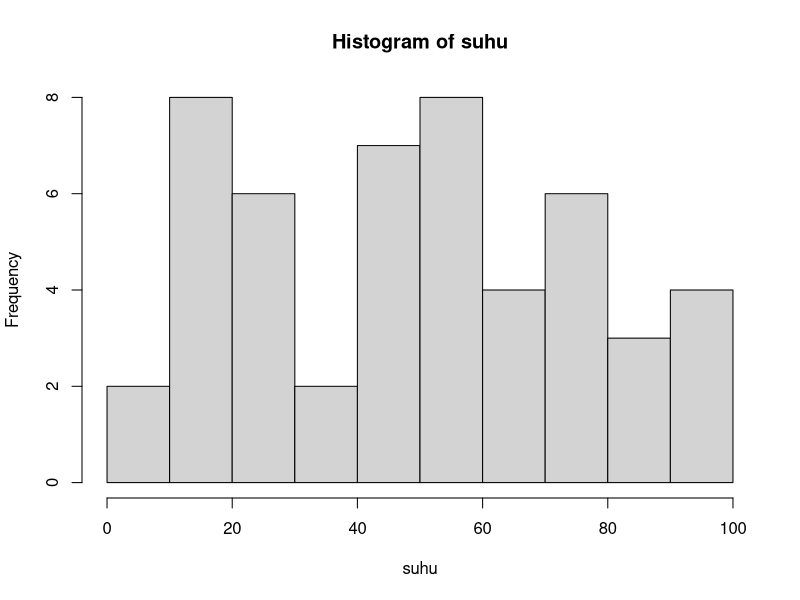
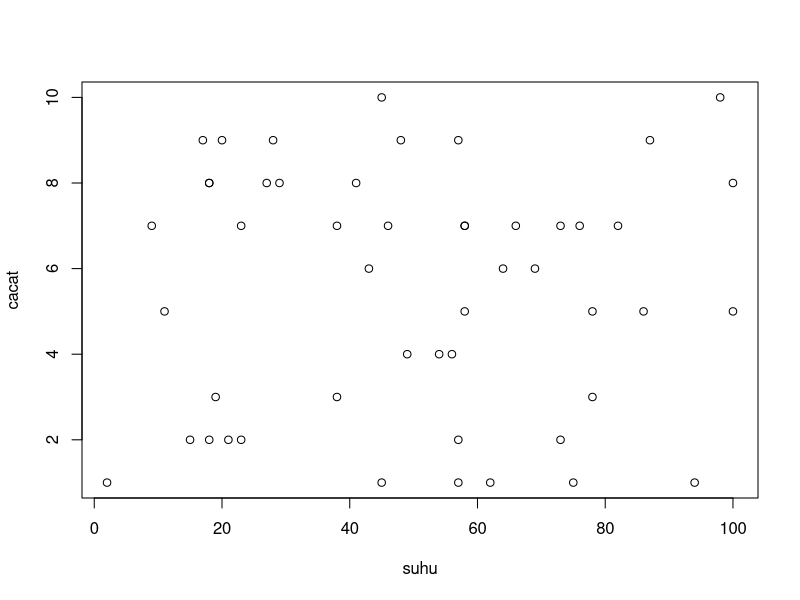

Here is the R script that generated these plots, in order: (Note: this script raises an error after producing the figures.)
#Selamat datang di R

#define variabel
a=7
b<-3
a+b
c=a+b
kalimat='saya suka pergi ke pasar' #jika variabelnya berupa text

#define array atau vector
tes_vector=c(1,3,6,5,4,7)
a=c(1:10) #contoh generating sequence
a=seq(1,10,0.5) #contoh generating sequence by 0.5
sample(100,5,replace=F) #generating random number
kalimat = 'saya biasa pergi ke kantor setiap jam 7 pagi'
pecah.kata=strsplit(kalimat,' ') #pecah kalimat menjadi kata dan mengubahnya menjadi array

#Yang penting di array
length(a)
a[2]
summary(a)

#operasi aritmatika pada array
a+3
a*6

#boolean expression
1==2
ifelse(1+2==3,'anda benar','anda salah')
ifelse(1+2!=3,'anda benar','anda salah')
ifelse(1+2<=3,'anda benar','anda salah')
ifelse(1+2>=3,'anda benar','anda salah')
ifelse(1+2<3,'anda benar','anda salah')
ifelse(1+2>3,'anda benar','anda salah')

#mengenal paste
nomor=c(1:100)
nama.toko=paste('toko',nomor,sep='-')

#mengenal print
nomor=c(1:100)
print(nomor)

#bridging utk ke data frame
suhu=sample(100,50,replace=T)
cacat=sample(10,50,replace=T)
hist(suhu)

cor(suhu,cacat) #korelasi antara suhu dan cacat
plot(suhu,cacat)

#membuat data frame
data=data.frame(suhu,cacat)

#yang penting di data frame
str(data)
summary(data)
length(data)
head(data,5) #menampilkan data 5 teratas
tail(data,5) #menampilkan data 5 terbawah
View(data)
data[1]
data[,1]
data[2]
data[,2]

data[1,1] #melihat data di posisi row,column
data[1,2] #melihat data di posisi row,column
data[1,1]=NA #menghapus data di posisi row,column

data$suhu
data$cacat
data.baru=data[-1]

is.na(data) #melihat ada yang kosong
!is.na(data) #melihat pasti terisi

data.baru <- data[complete.cases(data), ] #jika mau menghapus baris2 yang ada NA nya! 

data$suhu=ifelse(data$suhu<50,NA,data$suhu) #menghapus data suhu yang aneh (di bawah 50'C)
cor(data.baru$suhu,data.baru$cacat) #hitung korelasi baru

#sorting data
sorted.data=data.baru[order(data.baru$suhu),] #descending
sorted.data=data.baru[order(-data.baru$suhu),] #ascending

rm(list=ls()) #digunakan untuk membersihkan global data environment

#set working directory
setwd('D:/Project_R/Belajar R/sharing session')
